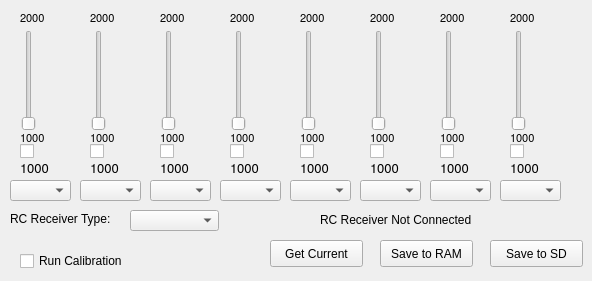
   <widget class="QWidget" name="tab">
    <attribute name="title">
     <string>RC Input</string>
    </attribute>
    <widget class="QLabel" name="ch0Max">
     <property name="geometry">
      <rect>
       <x>20</x>
       <y>10</y>
       <width>31</width>
       <height>17</height>
      </rect>
     </property>
     <property name="font">
      <font>
       <family>FreeSans</family>
       <pointsize>8</pointsize>
      </font>
     </property>
     <property name="toolTip">
      <string>&lt;!DOCTYPE HTML PUBLIC &quot;-//W3C//DTD HTML 4.0//EN&quot; &quot;http://www.w3.org/TR/REC-html40/strict.dtd&quot;&gt;
&lt;html&gt;&lt;head&gt;&lt;meta name=&quot;qrichtext&quot; content=&quot;1&quot; /&gt;&lt;style type=&quot;text/css&quot;&gt;
p, li { white-space: pre-wrap; }
&lt;/style&gt;&lt;/head&gt;&lt;body style=&quot; font-family:'FreeSans'; font-size:8pt; font-weight:400; font-style:normal;&quot;&gt;
&lt;p style=&quot; margin-top:0px; margin-bottom:0px; margin-left:0px; margin-right:0px; -qt-block-indent:0; text-indent:0px;&quot;&gt;Maximum channel value&lt;/p&gt;&lt;/body&gt;&lt;/html&gt;</string>
     </property>
     <property name="text">
      <string>2000</string>
     </property>
    </widget>
    <widget class="QCheckBox" name="ch2Rev">
     <property name="geometry">
      <rect>
       <x>160</x>
       <y>140</y>
       <width>21</width>
       <height>22</height>
      </rect>
     </property>
     <property name="font">
      <font>
       <family>FreeSans</family>
       <pointsize>8</pointsize>
      </font>
     </property>
     <property name="toolTip">
      <string>&lt;!DOCTYPE HTML PUBLIC &quot;-//W3C//DTD HTML 4.0//EN&quot; &quot;http://www.w3.org/TR/REC-html40/strict.dtd&quot;&gt;
&lt;html&gt;&lt;head&gt;&lt;meta name=&quot;qrichtext&quot; content=&quot;1&quot; /&gt;&lt;style type=&quot;text/css&quot;&gt;
p, li { white-space: pre-wrap; }
&lt;/style&gt;&lt;/head&gt;&lt;body style=&quot; font-family:'FreeSans'; font-size:8pt; font-weight:400; font-style:normal;&quot;&gt;
&lt;p style=&quot; margin-top:0px; margin-bottom:0px; margin-left:0px; margin-right:0px; -qt-block-indent:0; text-indent:0px;&quot;&gt;Check to invert the channel.&lt;/p&gt;&lt;/body&gt;&lt;/html&gt;</string>
     </property>
     <property name="text">
      <string/>
     </property>
    </widget>
    <widget class="QSlider" name="ch4Slider">
     <property name="geometry">
      <rect>
       <x>300</x>
       <y>30</y>
       <width>18</width>
       <height>101</height>
      </rect>
     </property>
     <property name="minimum">
      <number>1000</number>
     </property>
     <property name="maximum">
      <number>2000</number>
     </property>
     <property name="orientation">
      <enum>Qt::Vertical</enum>
     </property>
    </widget>
    <widget class="QLabel" name="ch0Cur">
     <property name="geometry">
      <rect>
       <x>20</x>
       <y>160</y>
       <width>31</width>
       <height>17</height>
      </rect>
     </property>
     <property name="font">
      <font>
       <family>FreeSans</family>
       <pointsize>10</pointsize>
      </font>
     </property>
     <property name="toolTip">
      <string>&lt;!DOCTYPE HTML PUBLIC &quot;-//W3C//DTD HTML 4.0//EN&quot; &quot;http://www.w3.org/TR/REC-html40/strict.dtd&quot;&gt;
&lt;html&gt;&lt;head&gt;&lt;meta name=&quot;qrichtext&quot; content=&quot;1&quot; /&gt;&lt;style type=&quot;text/css&quot;&gt;
p, li { white-space: pre-wrap; }
&lt;/style&gt;&lt;/head&gt;&lt;body style=&quot; font-family:'FreeSans'; font-size:9pt; font-weight:400; font-style:normal;&quot;&gt;
&lt;p style=&quot; margin-top:0px; margin-bottom:0px; margin-left:0px; margin-right:0px; -qt-block-indent:0; text-indent:0px;&quot;&gt;Current channel value.&lt;/p&gt;&lt;/body&gt;&lt;/html&gt;</string>
     </property>
     <property name="text">
      <string>1000</string>
     </property>
    </widget>
    <widget class="QLabel" name="ch1Min">
     <property name="geometry">
      <rect>
       <x>90</x>
       <y>130</y>
       <width>31</width>
       <height>17</height>
      </rect>
     </property>
     <property name="font">
      <font>
       <family>FreeSans</family>
       <pointsize>8</pointsize>
      </font>
     </property>
     <property name="text">
      <string>1000</string>
     </property>
    </widget>
    <widget class="QCheckBox" name="ch7Rev">
     <property name="geometry">
      <rect>
       <x>510</x>
       <y>140</y>
       <width>21</width>
       <height>22</height>
      </rect>
     </property>
     <property name="font">
      <font>
       <family>FreeSans</family>
       <pointsize>8</pointsize>
      </font>
     </property>
     <property name="toolTip">
      <string>&lt;!DOCTYPE HTML PUBLIC &quot;-//W3C//DTD HTML 4.0//EN&quot; &quot;http://www.w3.org/TR/REC-html40/strict.dtd&quot;&gt;
&lt;html&gt;&lt;head&gt;&lt;meta name=&quot;qrichtext&quot; content=&quot;1&quot; /&gt;&lt;style type=&quot;text/css&quot;&gt;
p, li { white-space: pre-wrap; }
&lt;/style&gt;&lt;/head&gt;&lt;body style=&quot; font-family:'FreeSans'; font-size:8pt; font-weight:400; font-style:normal;&quot;&gt;
&lt;p style=&quot; margin-top:0px; margin-bottom:0px; margin-left:0px; margin-right:0px; -qt-block-indent:0; text-indent:0px;&quot;&gt;Check to invert the channel.&lt;/p&gt;&lt;/body&gt;&lt;/html&gt;</string>
     </property>
     <property name="text">
      <string/>
     </property>
    </widget>
    <widget class="QLabel" name="ch6Min">
     <property name="geometry">
      <rect>
       <x>440</x>
       <y>130</y>
       <width>31</width>
       <height>17</height>
      </rect>
     </property>
     <property name="font">
      <font>
       <family>FreeSans</family>
       <pointsize>8</pointsize>
      </font>
     </property>
     <property name="text">
      <string>1000</string>
     </property>
    </widget>
    <widget class="QLabel" name="ch7Cur">
     <property name="geometry">
      <rect>
       <x>510</x>
       <y>160</y>
       <width>31</width>
       <height>17</height>
      </rect>
     </property>
     <property name="font">
      <font>
       <family>FreeSans</family>
       <pointsize>10</pointsize>
      </font>
     </property>
     <property name="text">
      <string>1000</string>
     </property>
    </widget>
    <widget class="QLabel" name="ch4Max">
     <property name="geometry">
      <rect>
       <x>300</x>
       <y>10</y>
       <width>31</width>
       <height>17</height>
      </rect>
     </property>
     <property name="font">
      <font>
       <family>FreeSans</family>
       <pointsize>8</pointsize>
      </font>
     </property>
     <property name="text">
      <string>2000</string>
     </property>
    </widget>
    <widget class="QLabel" name="ch7Min">
     <property name="geometry">
      <rect>
       <x>510</x>
       <y>130</y>
       <width>31</width>
       <height>17</height>
      </rect>
     </property>
     <property name="font">
      <font>
       <family>FreeSans</family>
       <pointsize>8</pointsize>
      </font>
     </property>
     <property name="text">
      <string>1000</string>
     </property>
    </widget>
    <widget class="QPushButton" name="getRCInputCurrent">
     <property name="geometry">
      <rect>
       <x>270</x>
       <y>240</y>
       <width>93</width>
       <height>27</height>
      </rect>
     </property>
     <property name="toolTip">
      <string>Retrieve settings from OpenPilot</string>
     </property>
     <property name="text">
      <string>Get Current</string>
     </property>
    </widget>
    <widget class="QSlider" name="ch3Slider">
     <property name="geometry">
      <rect>
       <x>230</x>
       <y>30</y>
       <width>18</width>
       <height>101</height>
      </rect>
     </property>
     <property name="minimum">
      <number>1000</number>
     </property>
     <property name="maximum">
      <number>2000</number>
     </property>
     <property name="orientation">
      <enum>Qt::Vertical</enum>
     </property>
    </widget>
    <widget class="QLabel" name="ch2Min">
     <property name="geometry">
      <rect>
       <x>160</x>
       <y>130</y>
       <width>31</width>
       <height>17</height>
      </rect>
     </property>
     <property name="font">
      <font>
       <family>FreeSans</family>
       <pointsize>8</pointsize>
      </font>
     </property>
     <property name="text">
      <string>1000</string>
     </property>
    </widget>
    <widget class="QLabel" name="ch6Max">
     <property name="geometry">
      <rect>
       <x>440</x>
       <y>10</y>
       <width>31</width>
       <height>17</height>
      </rect>
     </property>
     <property name="font">
      <font>
       <family>FreeSans</family>
       <pointsize>8</pointsize>
      </font>
     </property>
     <property name="text">
      <string>2000</string>
     </property>
    </widget>
    <widget class="QCheckBox" name="ch0Rev">
     <property name="geometry">
      <rect>
       <x>20</x>
       <y>140</y>
       <width>21</width>
       <height>22</height>
      </rect>
     </property>
     <property name="font">
      <font>
       <family>FreeSans</family>
       <pointsize>8</pointsize>
      </font>
     </property>
     <property name="toolTip">
      <string>&lt;!DOCTYPE HTML PUBLIC &quot;-//W3C//DTD HTML 4.0//EN&quot; &quot;http://www.w3.org/TR/REC-html40/strict.dtd&quot;&gt;
&lt;html&gt;&lt;head&gt;&lt;meta name=&quot;qrichtext&quot; content=&quot;1&quot; /&gt;&lt;style type=&quot;text/css&quot;&gt;
p, li { white-space: pre-wrap; }
&lt;/style&gt;&lt;/head&gt;&lt;body style=&quot; font-family:'FreeSans'; font-size:8pt; font-weight:400; font-style:normal;&quot;&gt;
&lt;p style=&quot; margin-top:0px; margin-bottom:0px; margin-left:0px; margin-right:0px; -qt-block-indent:0; text-indent:0px;&quot;&gt;Check to invert the channel.&lt;/p&gt;&lt;/body&gt;&lt;/html&gt;</string>
     </property>
     <property name="text">
      <string/>
     </property>
    </widget>
    <widget class="QLabel" name="ch5Max">
     <property name="geometry">
      <rect>
       <x>370</x>
       <y>10</y>
       <width>31</width>
       <height>17</height>
      </rect>
     </property>
     <property name="font">
      <font>
       <family>FreeSans</family>
       <pointsize>8</pointsize>
      </font>
     </property>
     <property name="text">
      <string>2000</string>
     </property>
    </widget>
    <widget class="QLabel" name="ch3Max">
     <property name="geometry">
      <rect>
       <x>230</x>
       <y>10</y>
       <width>31</width>
       <height>17</height>
      </rect>
     </property>
     <property name="font">
      <font>
       <family>FreeSans</family>
       <pointsize>8</pointsize>
      </font>
     </property>
     <property name="text">
      <string>2000</string>
     </property>
    </widget>
    <widget class="QCheckBox" name="ch1Rev">
     <property name="geometry">
      <rect>
       <x>90</x>
       <y>140</y>
       <width>21</width>
       <height>22</height>
      </rect>
     </property>
     <property name="font">
      <font>
       <family>FreeSans</family>
       <pointsize>8</pointsize>
      </font>
     </property>
     <property name="toolTip">
      <string>&lt;!DOCTYPE HTML PUBLIC &quot;-//W3C//DTD HTML 4.0//EN&quot; &quot;http://www.w3.org/TR/REC-html40/strict.dtd&quot;&gt;
&lt;html&gt;&lt;head&gt;&lt;meta name=&quot;qrichtext&quot; content=&quot;1&quot; /&gt;&lt;style type=&quot;text/css&quot;&gt;
p, li { white-space: pre-wrap; }
&lt;/style&gt;&lt;/head&gt;&lt;body style=&quot; font-family:'FreeSans'; font-size:8pt; font-weight:400; font-style:normal;&quot;&gt;
&lt;p style=&quot; margin-top:0px; margin-bottom:0px; margin-left:0px; margin-right:0px; -qt-block-indent:0; text-indent:0px;&quot;&gt;Check to invert the channel.&lt;/p&gt;&lt;/body&gt;&lt;/html&gt;</string>
     </property>
     <property name="text">
      <string/>
     </property>
    </widget>
    <widget class="QPushButton" name="saveRCInputToSD">
     <property name="geometry">
      <rect>
       <x>490</x>
       <y>240</y>
       <width>93</width>
       <height>27</height>
      </rect>
     </property>
     <property name="toolTip">
      <string>Be sure to set the Neutral position on all sliders before sending!
Applies and Saves all settings to SD</string>
     </property>
     <property name="text">
      <string>Save to SD</string>
     </property>
    </widget>
    <widget class="QLabel" name="ch4Cur">
     <property name="geometry">
      <rect>
       <x>300</x>
       <y>160</y>
       <width>31</width>
       <height>17</height>
      </rect>
     </property>
     <property name="font">
      <font>
       <family>FreeSans</family>
       <pointsize>10</pointsize>
      </font>
     </property>
     <property name="text">
      <string>1000</string>
     </property>
    </widget>
    <widget class="QLabel" name="ch4Min">
     <property name="geometry">
      <rect>
       <x>300</x>
       <y>130</y>
       <width>31</width>
       <height>17</height>
      </rect>
     </property>
     <property name="font">
      <font>
       <family>FreeSans</family>
       <pointsize>8</pointsize>
      </font>
     </property>
     <property name="text">
      <string>1000</string>
     </property>
    </widget>
    <widget class="QSlider" name="ch7Slider">
     <property name="geometry">
      <rect>
       <x>510</x>
       <y>30</y>
       <width>18</width>
       <height>101</height>
      </rect>
     </property>
     <property name="minimum">
      <number>1000</number>
     </property>
     <property name="maximum">
      <number>2000</number>
     </property>
     <property name="orientation">
      <enum>Qt::Vertical</enum>
     </property>
    </widget>
    <widget class="QPushButton" name="saveRCInputToRAM">
     <property name="geometry">
      <rect>
       <x>380</x>
       <y>240</y>
       <width>93</width>
       <height>27</height>
      </rect>
     </property>
     <property name="toolTip">
      <string>Send to OpenPilot but don't write in SD.
Be sure to set the Neutral position on all sliders before sending!</string>
     </property>
     <property name="text">
      <string>Save to RAM</string>
     </property>
    </widget>
    <widget class="QComboBox" name="ch0Assign">
     <property name="geometry">
      <rect>
       <x>10</x>
       <y>180</y>
       <width>61</width>
       <height>21</height>
      </rect>
     </property>
     <property name="font">
      <font>
       <family>DejaVu Sans</family>
       <pointsize>7</pointsize>
      </font>
     </property>
     <property name="iconSize">
      <size>
       <width>16</width>
       <height>16</height>
      </size>
     </property>
     <property name="frame">
      <bool>true</bool>
     </property>
    </widget>
    <widget class="QCheckBox" name="ch5Rev">
     <property name="geometry">
      <rect>
       <x>370</x>
       <y>140</y>
       <width>21</width>
       <height>22</height>
      </rect>
     </property>
     <property name="font">
      <font>
       <family>FreeSans</family>
       <pointsize>8</pointsize>
      </font>
     </property>
     <property name="toolTip">
      <string>&lt;!DOCTYPE HTML PUBLIC &quot;-//W3C//DTD HTML 4.0//EN&quot; &quot;http://www.w3.org/TR/REC-html40/strict.dtd&quot;&gt;
&lt;html&gt;&lt;head&gt;&lt;meta name=&quot;qrichtext&quot; content=&quot;1&quot; /&gt;&lt;style type=&quot;text/css&quot;&gt;
p, li { white-space: pre-wrap; }
&lt;/style&gt;&lt;/head&gt;&lt;body style=&quot; font-family:'FreeSans'; font-size:8pt; font-weight:400; font-style:normal;&quot;&gt;
&lt;p style=&quot; margin-top:0px; margin-bottom:0px; margin-left:0px; margin-right:0px; -qt-block-indent:0; text-indent:0px;&quot;&gt;Check to invert the channel.&lt;/p&gt;&lt;/body&gt;&lt;/html&gt;</string>
     </property>
     <property name="text">
      <string/>
     </property>
    </widget>
    <widget class="QSlider" name="ch1Slider">
     <property name="geometry">
      <rect>
       <x>90</x>
       <y>30</y>
       <width>18</width>
       <height>101</height>
      </rect>
     </property>
     <property name="minimum">
      <number>1000</number>
     </property>
     <property name="maximum">
      <number>2000</number>
     </property>
     <property name="orientation">
      <enum>Qt::Vertical</enum>
     </property>
    </widget>
    <widget class="QCheckBox" name="ch6Rev">
     <property name="geometry">
      <rect>
       <x>440</x>
       <y>140</y>
       <width>21</width>
       <height>22</height>
      </rect>
     </property>
     <property name="font">
      <font>
       <family>FreeSans</family>
       <pointsize>8</pointsize>
      </font>
     </property>
     <property name="toolTip">
      <string>&lt;!DOCTYPE HTML PUBLIC &quot;-//W3C//DTD HTML 4.0//EN&quot; &quot;http://www.w3.org/TR/REC-html40/strict.dtd&quot;&gt;
&lt;html&gt;&lt;head&gt;&lt;meta name=&quot;qrichtext&quot; content=&quot;1&quot; /&gt;&lt;style type=&quot;text/css&quot;&gt;
p, li { white-space: pre-wrap; }
&lt;/style&gt;&lt;/head&gt;&lt;body style=&quot; font-family:'FreeSans'; font-size:8pt; font-weight:400; font-style:normal;&quot;&gt;
&lt;p style=&quot; margin-top:0px; margin-bottom:0px; margin-left:0px; margin-right:0px; -qt-block-indent:0; text-indent:0px;&quot;&gt;Check to invert the channel.&lt;/p&gt;&lt;/body&gt;&lt;/html&gt;</string>
     </property>
     <property name="text">
      <string/>
     </property>
    </widget>
    <widget class="QLabel" name="ch3Min">
     <property name="geometry">
      <rect>
       <x>230</x>
       <y>130</y>
       <width>31</width>
       <height>17</height>
      </rect>
     </property>
     <property name="font">
      <font>
       <family>FreeSans</family>
       <pointsize>8</pointsize>
      </font>
     </property>
     <property name="text">
      <string>1000</string>
     </property>
    </widget>
    <widget class="QLabel" name="ch7Max">
     <property name="geometry">
      <rect>
       <x>510</x>
       <y>10</y>
       <width>31</width>
       <height>17</height>
      </rect>
     </property>
     <property name="font">
      <font>
       <family>FreeSans</family>
       <pointsize>8</pointsize>
      </font>
     </property>
     <property name="text">
      <string>2000</string>
     </property>
    </widget>
    <widget class="QLabel" name="ch2Cur">
     <property name="geometry">
      <rect>
       <x>160</x>
       <y>160</y>
       <width>31</width>
       <height>17</height>
      </rect>
     </property>
     <property name="font">
      <font>
       <family>FreeSans</family>
       <pointsize>10</pointsize>
      </font>
     </property>
     <property name="text">
      <string>1000</string>
     </property>
    </widget>
    <widget class="QLabel" name="ch5Cur">
     <property name="geometry">
      <rect>
       <x>370</x>
       <y>160</y>
       <width>31</width>
       <height>17</height>
      </rect>
     </property>
     <property name="font">
      <font>
       <family>FreeSans</family>
       <pointsize>10</pointsize>
      </font>
     </property>
     <property name="text">
      <string>1000</string>
     </property>
    </widget>
    <widget class="QSlider" name="ch2Slider">
     <property name="geometry">
      <rect>
       <x>160</x>
       <y>30</y>
       <width>18</width>
       <height>101</height>
      </rect>
     </property>
     <property name="minimum">
      <number>1000</number>
     </property>
     <property name="maximum">
      <number>2000</number>
     </property>
     <property name="orientation">
      <enum>Qt::Vertical</enum>
     </property>
    </widget>
    <widget class="QLabel" name="ch5Min">
     <property name="geometry">
      <rect>
       <x>370</x>
       <y>130</y>
       <width>31</width>
       <height>17</height>
      </rect>
     </property>
     <property name="font">
      <font>
       <family>FreeSans</family>
       <pointsize>8</pointsize>
      </font>
     </property>
     <property name="text">
      <string>1000</string>
     </property>
    </widget>
    <widget class="QLabel" name="ch1Cur">
     <property name="geometry">
      <rect>
       <x>90</x>
       <y>160</y>
       <width>31</width>
       <height>17</height>
      </rect>
     </property>
     <property name="font">
      <font>
       <family>FreeSans</family>
       <pointsize>10</pointsize>
      </font>
     </property>
     <property name="text">
      <string>1000</string>
     </property>
    </widget>
    <widget class="QLabel" name="ch6Cur">
     <property name="geometry">
      <rect>
       <x>440</x>
       <y>160</y>
       <width>31</width>
       <height>17</height>
      </rect>
     </property>
     <property name="font">
      <font>
       <family>FreeSans</family>
       <pointsize>10</pointsize>
      </font>
     </property>
     <property name="text">
      <string>1000</string>
     </property>
    </widget>
    <widget class="QLabel" name="ch3Cur">
     <property name="geometry">
      <rect>
       <x>230</x>
       <y>160</y>
       <width>31</width>
       <height>17</height>
      </rect>
     </property>
     <property name="font">
      <font>
       <family>FreeSans</family>
       <pointsize>10</pointsize>
      </font>
     </property>
     <property name="text">
      <string>1000</string>
     </property>
    </widget>
    <widget class="QLabel" name="ch2Max">
     <property name="geometry">
      <rect>
       <x>160</x>
       <y>10</y>
       <width>31</width>
       <height>17</height>
      </rect>
     </property>
     <property name="font">
      <font>
       <family>FreeSans</family>
       <pointsize>8</pointsize>
      </font>
     </property>
     <property name="text">
      <string>2000</string>
     </property>
    </widget>
    <widget class="QSlider" name="ch0Slider">
     <property name="geometry">
      <rect>
       <x>20</x>
       <y>30</y>
       <width>18</width>
       <height>101</height>
      </rect>
     </property>
     <property name="minimum">
      <number>1000</number>
     </property>
     <property name="maximum">
      <number>2000</number>
     </property>
     <property name="orientation">
      <enum>Qt::Vertical</enum>
     </property>
    </widget>
    <widget class="QLabel" name="ch1Max">
     <property name="geometry">
      <rect>
       <x>90</x>
       <y>10</y>
       <width>31</width>
       <height>17</height>
      </rect>
     </property>
     <property name="font">
      <font>
       <family>FreeSans</family>
       <pointsize>8</pointsize>
      </font>
     </property>
     <property name="text">
      <string>2000</string>
     </property>
    </widget>
    <widget class="QCheckBox" name="ch4Rev">
     <property name="geometry">
      <rect>
       <x>300</x>
       <y>140</y>
       <width>21</width>
       <height>22</height>
      </rect>
     </property>
     <property name="font">
      <font>
       <family>FreeSans</family>
       <pointsize>8</pointsize>
      </font>
     </property>
     <property name="toolTip">
      <string>&lt;!DOCTYPE HTML PUBLIC &quot;-//W3C//DTD HTML 4.0//EN&quot; &quot;http://www.w3.org/TR/REC-html40/strict.dtd&quot;&gt;
&lt;html&gt;&lt;head&gt;&lt;meta name=&quot;qrichtext&quot; content=&quot;1&quot; /&gt;&lt;style type=&quot;text/css&quot;&gt;
p, li { white-space: pre-wrap; }
&lt;/style&gt;&lt;/head&gt;&lt;body style=&quot; font-family:'FreeSans'; font-size:8pt; font-weight:400; font-style:normal;&quot;&gt;
&lt;p style=&quot; margin-top:0px; margin-bottom:0px; margin-left:0px; margin-right:0px; -qt-block-indent:0; text-indent:0px;&quot;&gt;Check to invert the channel.&lt;/p&gt;&lt;/body&gt;&lt;/html&gt;</string>
     </property>
     <property name="text">
      <string/>
     </property>
    </widget>
    <widget class="QLabel" name="ch0Min">
     <property name="geometry">
      <rect>
       <x>20</x>
       <y>130</y>
       <width>31</width>
       <height>17</height>
      </rect>
     </property>
     <property name="font">
      <font>
       <family>FreeSans</family>
       <pointsize>8</pointsize>
      </font>
     </property>
     <property name="toolTip">
      <string>&lt;!DOCTYPE HTML PUBLIC &quot;-//W3C//DTD HTML 4.0//EN&quot; &quot;http://www.w3.org/TR/REC-html40/strict.dtd&quot;&gt;
&lt;html&gt;&lt;head&gt;&lt;meta name=&quot;qrichtext&quot; content=&quot;1&quot; /&gt;&lt;style type=&quot;text/css&quot;&gt;
p, li { white-space: pre-wrap; }
&lt;/style&gt;&lt;/head&gt;&lt;body style=&quot; font-family:'FreeSans'; font-size:8pt; font-weight:400; font-style:normal;&quot;&gt;
&lt;p style=&quot; margin-top:0px; margin-bottom:0px; margin-left:0px; margin-right:0px; -qt-block-indent:0; text-indent:0px;&quot;&gt;Minimum channel value.&lt;/p&gt;&lt;/body&gt;&lt;/html&gt;</string>
     </property>
     <property name="text">
      <string>1000</string>
     </property>
    </widget>
    <widget class="QSlider" name="ch5Slider">
     <property name="geometry">
      <rect>
       <x>370</x>
       <y>30</y>
       <width>18</width>
       <height>101</height>
      </rect>
     </property>
     <property name="minimum">
      <number>1000</number>
     </property>
     <property name="maximum">
      <number>2000</number>
     </property>
     <property name="orientation">
      <enum>Qt::Vertical</enum>
     </property>
    </widget>
    <widget class="QSlider" name="ch6Slider">
     <property name="geometry">
      <rect>
       <x>440</x>
       <y>30</y>
       <width>18</width>
       <height>101</height>
      </rect>
     </property>
     <property name="minimum">
      <number>1000</number>
     </property>
     <property name="maximum">
      <number>2000</number>
     </property>
     <property name="orientation">
      <enum>Qt::Vertical</enum>
     </property>
    </widget>
    <widget class="QCheckBox" name="ch3Rev">
     <property name="geometry">
      <rect>
       <x>230</x>
       <y>140</y>
       <width>21</width>
       <height>22</height>
      </rect>
     </property>
     <property name="font">
      <font>
       <family>FreeSans</family>
       <pointsize>8</pointsize>
      </font>
     </property>
     <property name="toolTip">
      <string>&lt;!DOCTYPE HTML PUBLIC &quot;-//W3C//DTD HTML 4.0//EN&quot; &quot;http://www.w3.org/TR/REC-html40/strict.dtd&quot;&gt;
&lt;html&gt;&lt;head&gt;&lt;meta name=&quot;qrichtext&quot; content=&quot;1&quot; /&gt;&lt;style type=&quot;text/css&quot;&gt;
p, li { white-space: pre-wrap; }
&lt;/style&gt;&lt;/head&gt;&lt;body style=&quot; font-family:'FreeSans'; font-size:8pt; font-weight:400; font-style:normal;&quot;&gt;
&lt;p style=&quot; margin-top:0px; margin-bottom:0px; margin-left:0px; margin-right:0px; -qt-block-indent:0; text-indent:0px;&quot;&gt;Check to invert the channel.&lt;/p&gt;&lt;/body&gt;&lt;/html&gt;</string>
     </property>
     <property name="text">
      <string/>
     </property>
    </widget>
    <widget class="QComboBox" name="ch1Assign">
     <property name="geometry">
      <rect>
       <x>80</x>
       <y>180</y>
       <width>61</width>
       <height>21</height>
      </rect>
     </property>
     <property name="font">
      <font>
       <family>DejaVu Sans</family>
       <pointsize>7</pointsize>
      </font>
     </property>
    </widget>
    <widget class="QComboBox" name="ch2Assign">
     <property name="geometry">
      <rect>
       <x>150</x>
       <y>180</y>
       <width>61</width>
       <height>21</height>
      </rect>
     </property>
     <property name="font">
      <font>
       <family>DejaVu Sans</family>
       <pointsize>7</pointsize>
      </font>
     </property>
    </widget>
    <widget class="QComboBox" name="ch3Assign">
     <property name="geometry">
      <rect>
       <x>220</x>
       <y>180</y>
       <width>61</width>
       <height>21</height>
      </rect>
     </property>
     <property name="font">
      <font>
       <family>DejaVu Sans</family>
       <pointsize>7</pointsize>
      </font>
     </property>
    </widget>
    <widget class="QComboBox" name="ch4Assign">
     <property name="geometry">
      <rect>
       <x>290</x>
       <y>180</y>
       <width>61</width>
       <height>21</height>
      </rect>
     </property>
     <property name="font">
      <font>
       <family>DejaVu Sans</family>
       <pointsize>7</pointsize>
      </font>
     </property>
    </widget>
    <widget class="QComboBox" name="ch5Assign">
     <property name="geometry">
      <rect>
       <x>360</x>
       <y>180</y>
       <width>61</width>
       <height>21</height>
      </rect>
     </property>
     <property name="font">
      <font>
       <family>DejaVu Sans</family>
       <pointsize>7</pointsize>
      </font>
     </property>
    </widget>
    <widget class="QComboBox" name="ch6Assign">
     <property name="geometry">
      <rect>
       <x>430</x>
       <y>180</y>
       <width>61</width>
       <height>21</height>
      </rect>
     </property>
     <property name="font">
      <font>
       <family>DejaVu Sans</family>
       <pointsize>7</pointsize>
      </font>
     </property>
    </widget>
    <widget class="QComboBox" name="ch7Assign">
     <property name="geometry">
      <rect>
       <x>500</x>
       <y>180</y>
       <width>61</width>
       <height>21</height>
      </rect>
     </property>
     <property name="font">
      <font>
       <family>DejaVu Sans</family>
       <pointsize>7</pointsize>
      </font>
     </property>
    </widget>
    <widget class="QCheckBox" name="doRCInputCalibration">
     <property name="geometry">
      <rect>
       <x>20</x>
       <y>250</y>
       <width>131</width>
       <height>22</height>
      </rect>
     </property>
     <property name="toolTip">
      <string>Start calibrating the RC Inputs.
Uncheck/Check to restart calibration.</string>
     </property>
     <property name="text">
      <string>Run Calibration</string>
     </property>
    </widget>
    <widget class="QLabel" name="RCInputConnected">
     <property name="geometry">
      <rect>
       <x>320</x>
       <y>210</y>
       <width>181</width>
       <height>20</height>
      </rect>
     </property>
     <property name="toolTip">
      <string>Indicates whether OpenPilot is getting a signal from the RC receiver.</string>
     </property>
     <property name="text">
      <string>RC Receiver Not Connected</string>
     </property>
    </widget>
    <widget class="QComboBox" name="receiverType">
     <property name="geometry">
      <rect>
       <x>130</x>
       <y>210</y>
       <width>89</width>
       <height>21</height>
      </rect>
     </property>
     <property name="toolTip">
      <string>Select the receiver type here:
- PWM is the most usual type
- PPM is connected to input XXX 
- Spektrum is used with Spektrum 'satellite' receivers</string>
     </property>
    </widget>
    <widget class="QLabel" name="label_2">
     <property name="geometry">
      <rect>
       <x>10</x>
       <y>210</y>
       <width>131</width>
       <height>17</height>
      </rect>
     </property>
     <property name="text">
      <string>RC Receiver Type:</string>
     </property>
    </widget>
   </widget>
